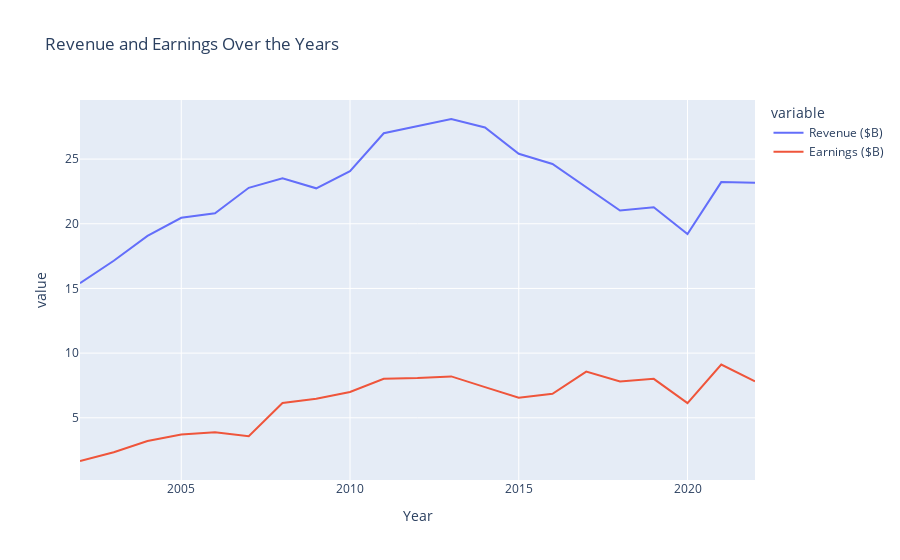

The cell this chart's notebook holds for it:
### Code cell
# Gráfico interactivo de ingresos y ganancias
fig = px.line(df, x='Year', y=['Revenue ($B)', 'Earnings ($B)'],
              title='Revenue and Earnings Over the Years')
fig.show()

### Figure 1 — Plotly figure (JSON) as saved in the notebook; plotly's stock layout.template omitted (floating-point values rounded to 4 significant figures)
{"data": [{"hovertemplate": "variable=Revenue ($B)<br>Year=%{x}<br>value=%{y}<extra></extra>", "legendgroup": "Revenue ($B)", "line": {"color": "#636efa", "dash": "solid"}, "marker": {"symbol": "circle"}, "mode": "lines", "name": "Revenue ($B)", "orientation": "v", "showlegend": true, "type": "scatter", "x": [2022, 2021, 2020, 2019, 2018, 2017, 2016, 2015, 2014, 2013, 2012, 2011, 2010, 2009, 2008, 2007, 2006, 2005, 2004, 2003, 2002], "xaxis": "x", "y": [23.18, 23.22, 19.2, 21.28, 21.02, 22.82, 24.62, 25.41, 27.44, 28.1, 27.56, 27, 24.07, 22.74, 23.52, 22.78, 20.81, 20.46, 19.06, 17.14, 15.4], "yaxis": "y"}, {"hovertemplate": "variable=Earnings ($B)<br>Year=%{x}<br>value=%{y}<extra></extra>", "legendgroup": "Earnings ($B)", "line": {"color": "#EF553B", "dash": "solid"}, "marker": {"symbol": "circle"}, "mode": "lines", "name": "Earnings ($B)", "orientation": "v", "showlegend": true, "type": "scatter", "x": [2022, 2021, 2020, 2019, 2018, 2017, 2016, 2015, 2014, 2013, 2012, 2011, 2010, 2009, 2008, 2007, 2006, 2005, 2004, 2003, 2002], "xaxis": "x", "y": [7.82, 9.12, 6.14, 8.01, 7.81, 8.57, 6.86, 6.55, 7.37, 8.2, 8.07, 8.01, 7, 6.48, 6.15, 3.57, 3.88, 3.7, 3.2, 2.34, 1.66], "yaxis": "y"}], "layout": {"legend": {"title": {"text": "variable"}, "tracegroupgap": 0}, "title": {"text": "Revenue and Earnings Over the Years"}, "xaxis": {"anchor": "y", "domain": [0, 1], "title": {"text": "Year"}}, "yaxis": {"anchor": "x", "domain": [0, 1], "title": {"text": "value"}}}}
